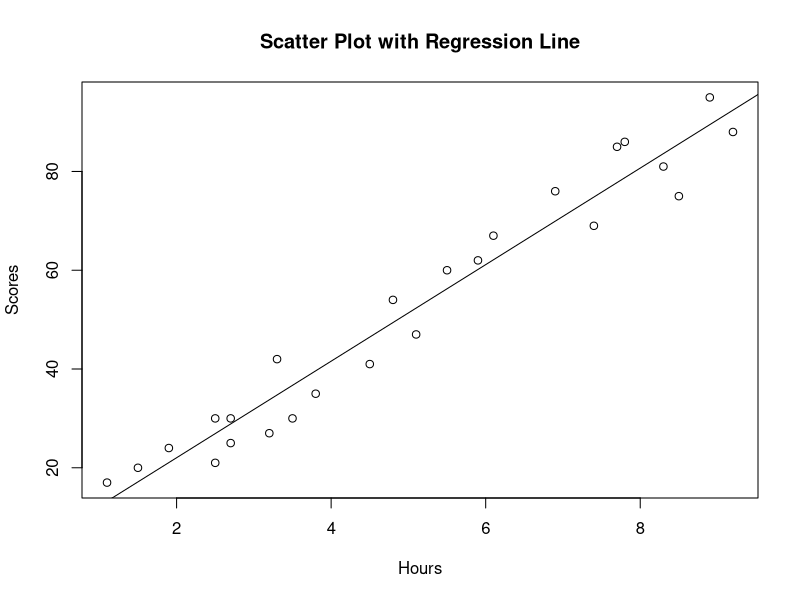

R code for this plot:
# Sample data
# Create vectors for Hours and Scores
Hours <- c(2.5, 5.1, 3.2, 8.5, 3.5, 1.5, 9.2, 5.5, 8.3, 2.7, 7.7, 5.9, 4.5, 3.3, 1.1, 8.9, 2.5, 1.9, 6.1, 7.4, 2.7, 4.8, 3.8, 6.9, 7.8)
Scores <- c(21, 47, 27, 75, 30, 20, 88, 60, 81, 25, 85, 62, 41, 42, 17, 95, 30, 24, 67, 69, 30, 54, 35, 76, 86)

# Create a data frame
data <- data.frame(Hours, Scores)

# Print the data frame
print(data)


# Fit the linear regression model
model <- lm(Scores ~ Hours, data = data)
model

# Summary of the model
summary(model)

plot(data$Hours,data$Scores,xlab = "Hours", ylab = "Scores", main = "Scatter Plot with Regression Line")
abline(model)

# Predict percentage based on study hours
new_data <- data.frame(Hours = 9.25)# Predicting for 9.25 hours of study
new_data
predicted_percentage <- predict(model, newdata = new_data)
print(predicted_percentage)
#predicted percentage score for 9.25 hours of study is 92.9 percentage
